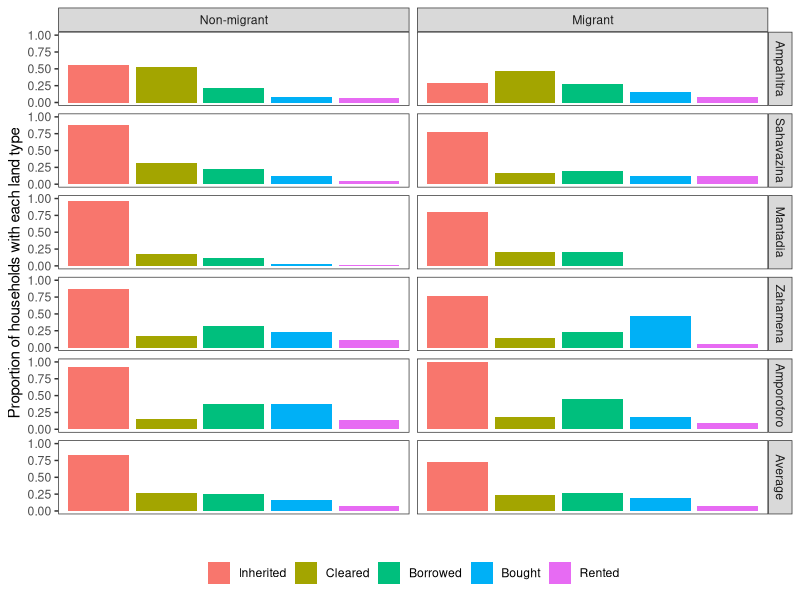

Generate this figure with R:
### R script for summary tables and plot of landuse by site and migration status. 
### For paper "Human migration to the forest frontier: implications for conservation management in Madagascar"

### Script by Ruth Kelly - kellyr44@tcd.ie - 28-07-2017

library("dplyr")
library("ggplot2")
library("vegan")
library("reshape2")


#### Data preprocessing ####

## Load datasheet with information about land use for agri subset. 

land_use <- read.csv( "land_access_5_sites_17_07_2017.csv" )

### use decostand from package 'vegan' to turn dataset into 0's and 1's

pa_land_use <- decostand(land_use[,2:7], method = "pa")

head(pa_land_use)

land_use2 <- cbind(land_use$Resp_id, pa_land_use)

summary(land_use2)
## load info on Migration status

hhinfo <- read.csv("hhinfo2_02072017.csv")

core_info <- dplyr::select(hhinfo, resp_id, Mig_status, site, PA)

fdata <- merge(core_info, land_use2, by.x = "resp_id", by.y = "land_use$Resp_id", all = FALSE)

### Make Migrant status and site into 'factor' variables and give them labels/levels. 

fdata$MigrantF <- factor(fdata$Mig_status, levels = c(0,1), labels = c("Migrant", "Non-migrant"))

fdata$site  <- ordered(fdata$site, levels = c("Ampahitra" , "Sahavazina",  "Mantadia", "Zahamena" ,"Amporoforo"))

#####


####   Making data summary tables ####

sumA <- as.data.frame(summarise(group_by(fdata, site, MigrantF),
                                Inherited = sum(Inherited)/length(Inherited),
                                Rented = sum(Rented)/length(Rented),
                                Borrowed = sum(Borrowed)/length(Borrowed),
                                Cleared = sum(Cleared)/length(Cleared),
                                Bought = sum(Bought)/length(Bought)))
sumA

####
sum_site <- as.data.frame(summarise(group_by(fdata, site),
                                Inherited_prop = sum(Inherited)/length(Inherited),
                                Rented_prop = sum(Rented)/length(Rented),
                                Borrowed_prop = sum(Borrowed)/length(Borrowed),
                                Cleared_prop = sum(Cleared)/length(Cleared),
                                Bought_prop = sum(Bought)/length(Bought)))

sum_site

#####
sum_Mig <- as.data.frame(summarise(group_by(fdata, MigrantF),
                                    Inherited_prop = sum(Inherited)/length(Inherited),
                                    Rented_prop = sum(Rented)/length(Rented),
                                    Borrowed_prop = sum(Borrowed)/length(Borrowed),
                                    Cleared_prop = sum(Cleared)/length(Cleared),
                                    Bought_prop = sum(Bought)/length(Bought)))


### Average accross sites to get equal weighting per site rather than per household. 

Ave1 <- as.data.frame(summarise(group_by(sumA, MigrantF),
                                Inherited = sum(Inherited)/length(Inherited),
                                Rented = sum(Rented)/length(Rented),
                                Borrowed = sum(Borrowed)/length(Borrowed),
                                Cleared = sum(Cleared)/length(Cleared),
                                Bought = sum(Bought)/length(Bought)))


### processing to match colnames so that this can be bound to site summary dataset. 

names(sumA)[1:2] <- c("Site", "Migration")

Ave_Mig2 <- cbind("Average", Ave1 )

names(Ave_Mig2) <- names(sumA)

aves1 <- rbind(sumA, Ave_Mig2)

#### Use function 'melt' from package 'reshape2' to data format for plotting ####

stacked1 <- melt(aves1, id = c("Site", "Migration"), value.name = "Proportion")

# set factor levels with preferred order for plotting. 

stacked1$variable <- ordered(stacked1$variable, 
                      levels = c("Inherited" , "Cleared",  "Borrowed", "Bought" ,"Rented"))

stacked1$Migration <- ordered(stacked1$Migration, 
                             levels = c("Non-migrant" , "Migrant"))
stacked1


#### Draw plot using ggplot2. 

### 
#pdf("SuppA3_land_access.pdf", width = 7.5, height = 7.5)
ggplot(data=stacked1, aes(x=variable, y=Proportion, fill = variable )) +
  geom_bar(stat="identity", position=position_dodge()) + 
  facet_grid(Site ~ Migration) +
  theme_bw() + 
  scale_fill_hue(guide = guide_legend(title = NULL)) + 
  theme(axis.title = element_text(size = 11)) + 
  theme(panel.grid = element_blank()) +
  theme(axis.text.x = element_blank(), axis.ticks.x = element_blank()) +
  ylab("Proportion of households with each land type") +
  xlab("") +
  theme(legend.position = "bottom") + 
  theme(axis.title.y = element_text(size = 11))
#dev.off()


####
